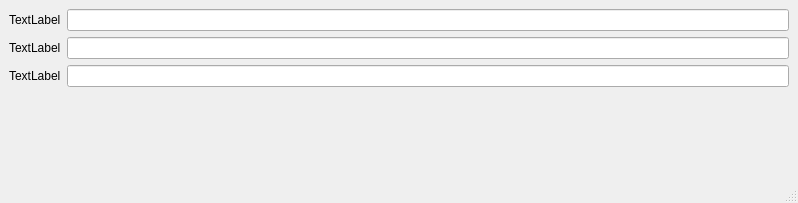
<?xml version="1.0" encoding="UTF-8"?>
<ui version="4.0">
 <class>MainWindow</class>
 <widget class="QMainWindow" name="MainWindow">
  <property name="geometry">
   <rect>
    <x>0</x>
    <y>0</y>
    <width>798</width>
    <height>203</height>
   </rect>
  </property>
  <property name="windowTitle">
   <string>MainWindow</string>
  </property>
  <widget class="QWidget" name="centralwidget">
   <layout class="QFormLayout" name="formLayout">
    <item row="0" column="0">
     <widget class="QLabel" name="label">
      <property name="text">
       <string>TextLabel</string>
      </property>
     </widget>
    </item>
    <item row="1" column="0">
     <widget class="QLabel" name="label_2">
      <property name="text">
       <string>TextLabel</string>
      </property>
     </widget>
    </item>
    <item row="2" column="0">
     <widget class="QLabel" name="label_3">
      <property name="text">
       <string>TextLabel</string>
      </property>
     </widget>
    </item>
    <item row="0" column="1">
     <widget class="QLineEdit" name="lineEdit"/>
    </item>
    <item row="1" column="1">
     <widget class="QLineEdit" name="lineEdit_2"/>
    </item>
    <item row="2" column="1">
     <widget class="QLineEdit" name="lineEdit_3"/>
    </item>
   </layout>
  </widget>
  <widget class="QMenuBar" name="menubar">
   <property name="geometry">
    <rect>
     <x>0</x>
     <y>0</y>
     <width>798</width>
     <height>22</height>
    </rect>
   </property>
  </widget>
  <widget class="QStatusBar" name="statusbar"/>
 </widget>
 <resources/>
 <connections/>
</ui>
